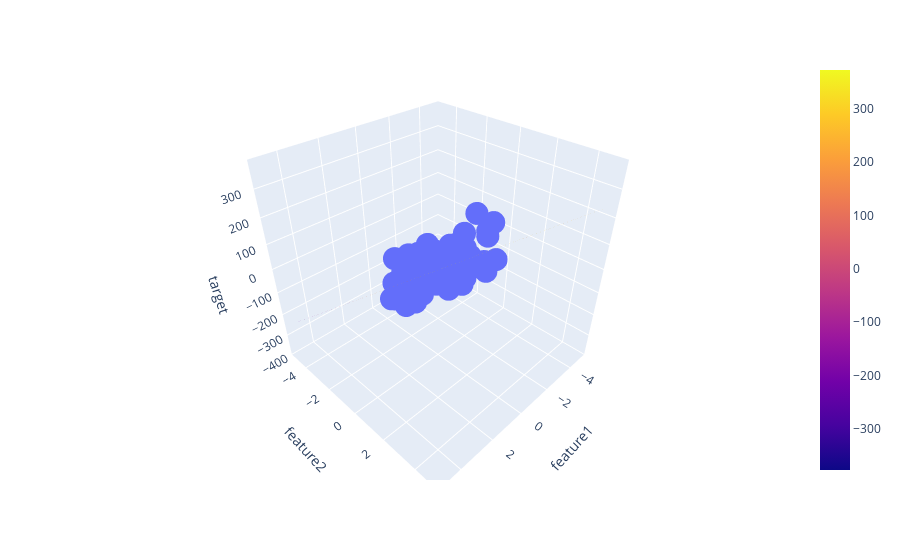

The cell this chart's notebook holds for it:
### Code cell
fig = px.scatter_3d(df,x='feature1',y='feature2',z='target')
fig.add_trace(go.Surface(x=x,y=y,z=z))
fig.show()
